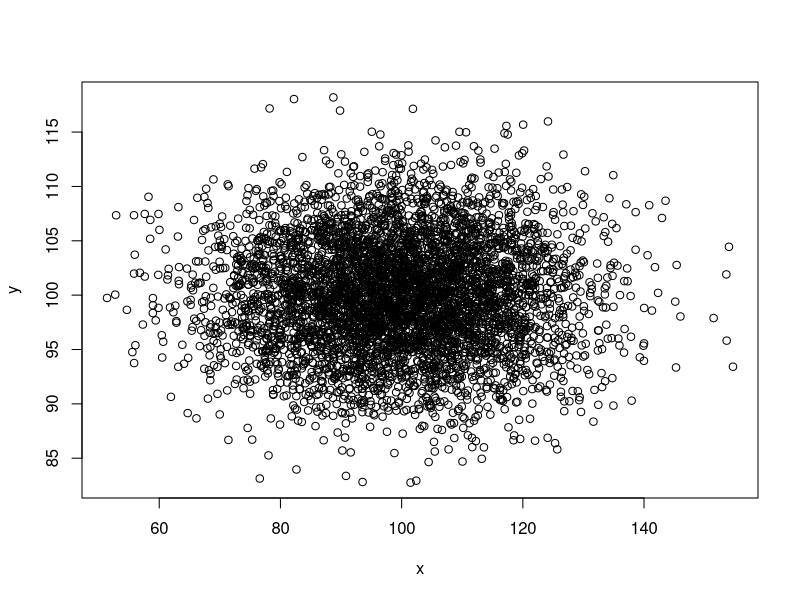
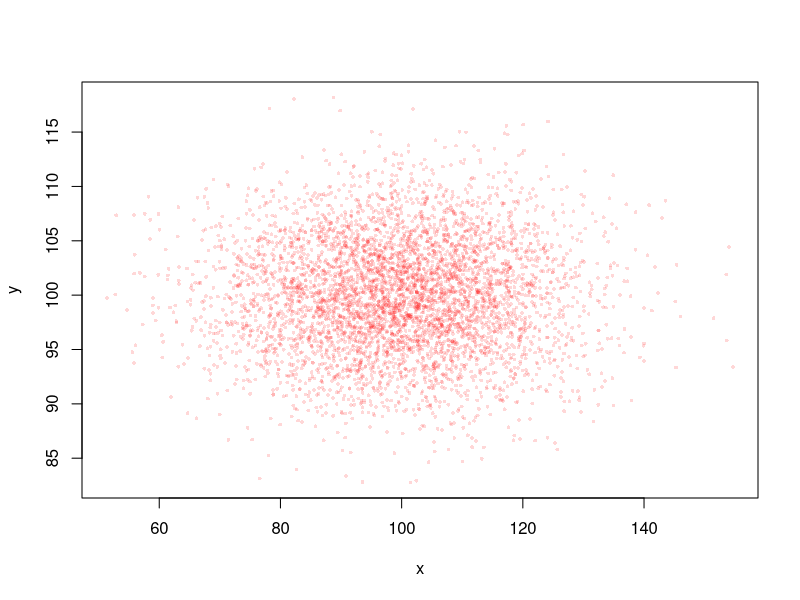
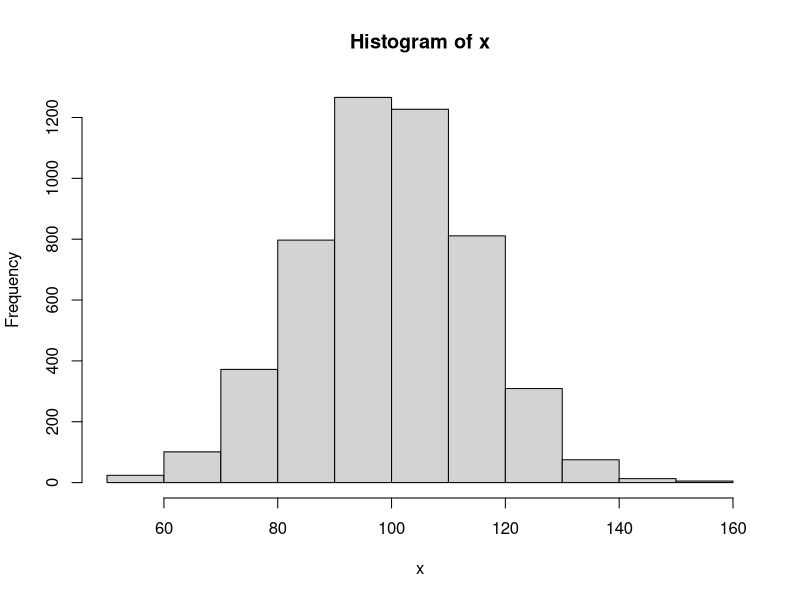
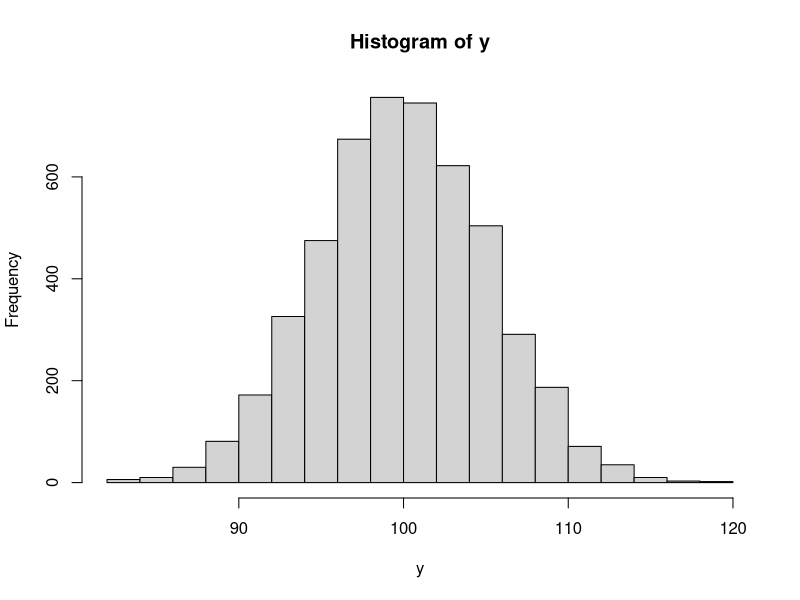
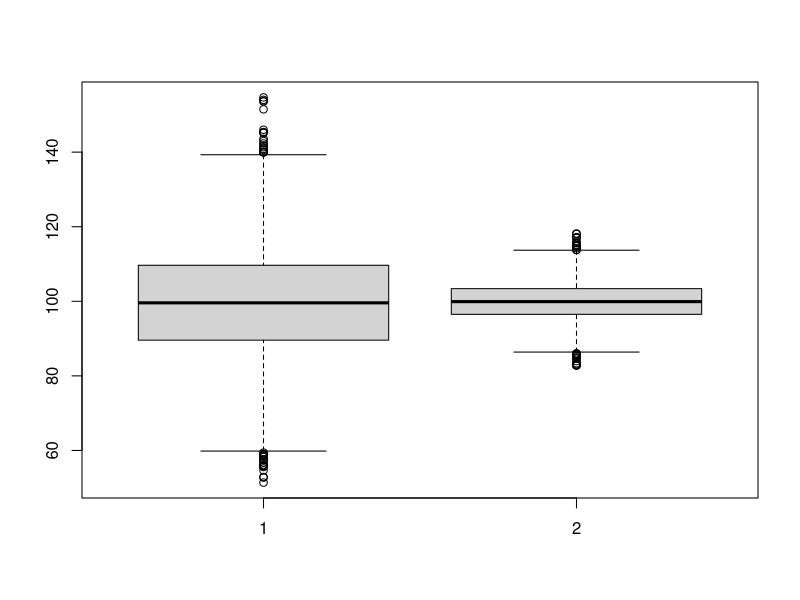
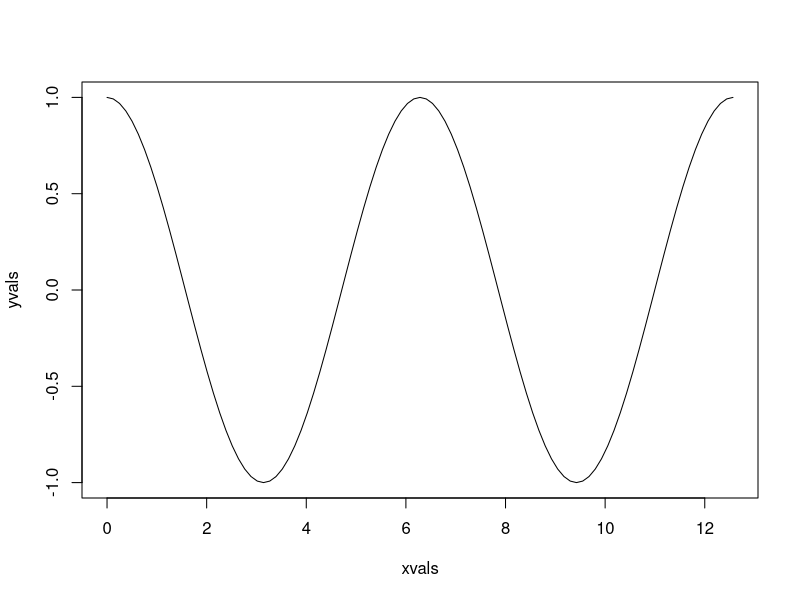
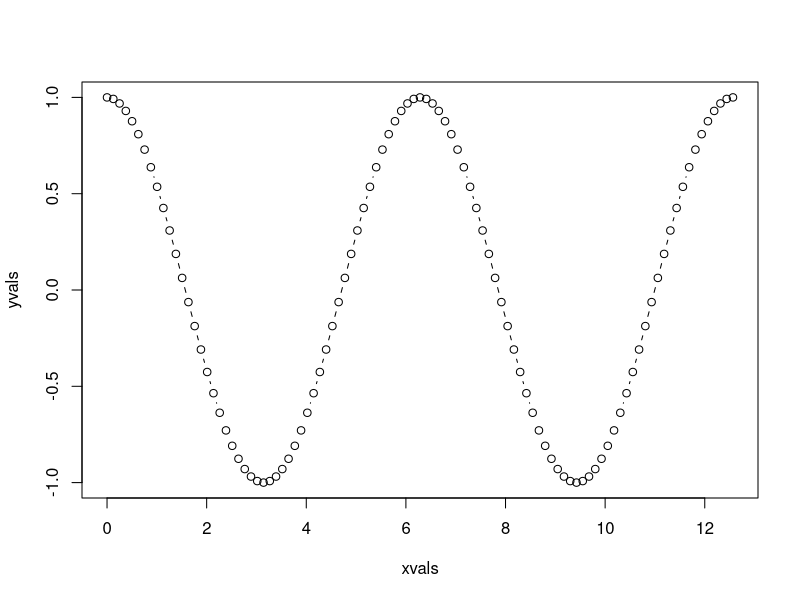
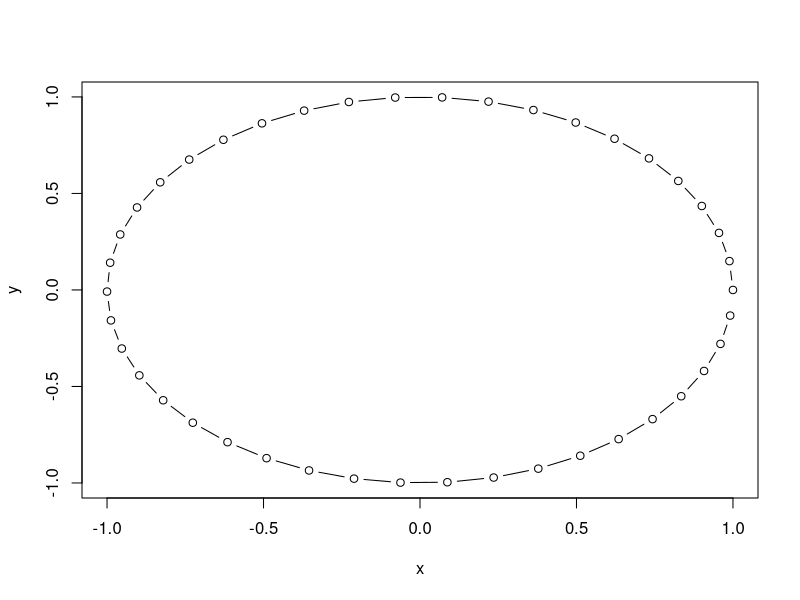

Recreate these plots in R, in order.
#############################################
## BASIC PLOTTING
#############################################

# Create vectors x and y

x = rnorm(n = 5000, mean = 100, sd = 15)
y = rnorm(n = 5000, mean = 100, sd = 5)

# Start with a scatter plot:

plot(x, y)

# Add some optional arguments

plot(x, y, pch=16, col="#ff000028", cex=0.5)

# Histogram shows the spread of your data:

hist(x)
hist(y)

# boxplot() accepts multiple vectors so you can compare the distributions side-by-side

boxplot(x, y)

## Make cosine wave

xvals = 4 * pi * (0:100)/100
yvals = cos(xvals)

## Plot line

plot(x = xvals, y = yvals, type = "l")

## Plot both points and line:

plot(x = xvals, y = yvals, type = "b")

# Let's make a circle!

theta = seq(from = 0, to = 2 * pi, by = 0.15)
x = cos(theta)
y = sin(theta)
plot(x, y, type = "b")

## Give it a 1:1 aspect ratio

plot(x, y, type = "b", asp = 1)

## Mystery plot (run all the commands at once): 

f1u <- function(x) ifelse ((abs(x) >  3 & abs(x) <= 7), 3*sqrt(1-(x/7)^2), 0)
f1d <- function(x) ifelse ((abs(x) >= 4 & abs(x) <= 7), -3*sqrt(1-(x/7)^2), 0)
f2u <- function(x) ifelse ((abs(x) > 0.50 & abs(x) < 0.75), 3*abs(x)+0.75, 0)
f2d <- function(x) ifelse ((abs(x) > -4 & abs(x) < 4), abs(x/2)-(3*sqrt(33)-7)*x^2/112-3 + sqrt(1-(abs(abs(x)-2)-1)^2), 0)
f3u <- function(x) ifelse ((x > -0.5 & x < 0.5), 2.25, 0)
f4u <- function(x) ifelse ((abs(x) >  1 & abs(x) <= 3), 6 * sqrt(10)/7 + (1.5 - 0.5 * abs(x)) * sqrt(abs(abs(x)-1)/(abs(x)-1)) - 6 * sqrt(10) * sqrt(4-(abs(x)-1)^2)/14, 0)
f5u <- function(x) ifelse ((abs(x) >= 0.75 & abs(x) <= 1), 9-8*abs(x), 0)
fu <- function (x) f1u(x) + f2u(x) + f3u(x) + f4u(x) + f5u(x)
fd <- function (x) f1d(x) + f2d(x)
bm <- function(r,x) ifelse(r%%2==0, fu(x), fd(x))
opar <- par(bg="#02233f", mar=c(0,0,0,0))
plot(x=seq(-7,7,0.065), y=Vectorize(bm)(1:216, seq(-7,7,0.065)), col="#999900", type="l", lwd=3)
par(opar)

## Challenge Question

## Recreate the plot in the following image:

plot(x=1:10, y=10:1, type = "b", xlab = "x", ylab = "y")



